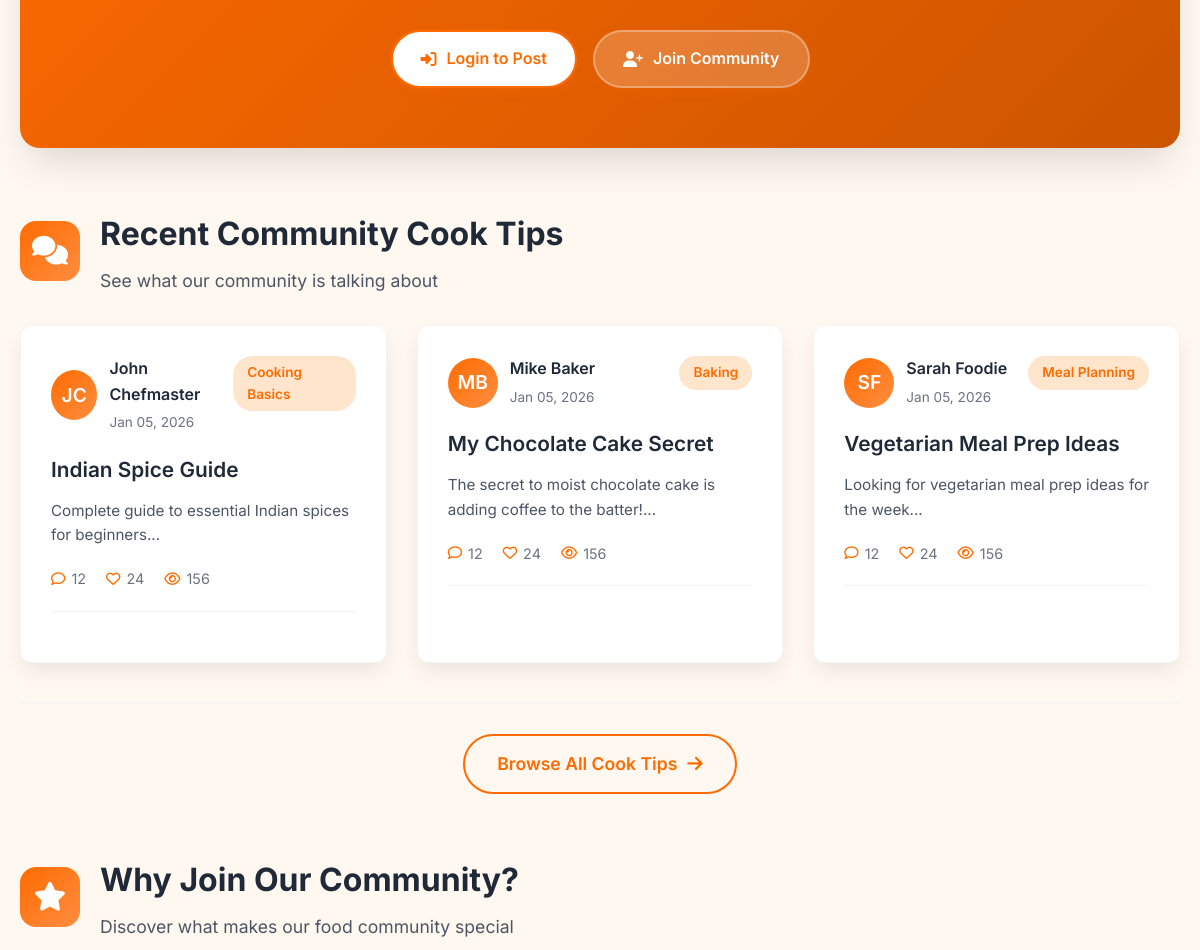
The page /cookbook.php (middle part) on the database as committed earlier.
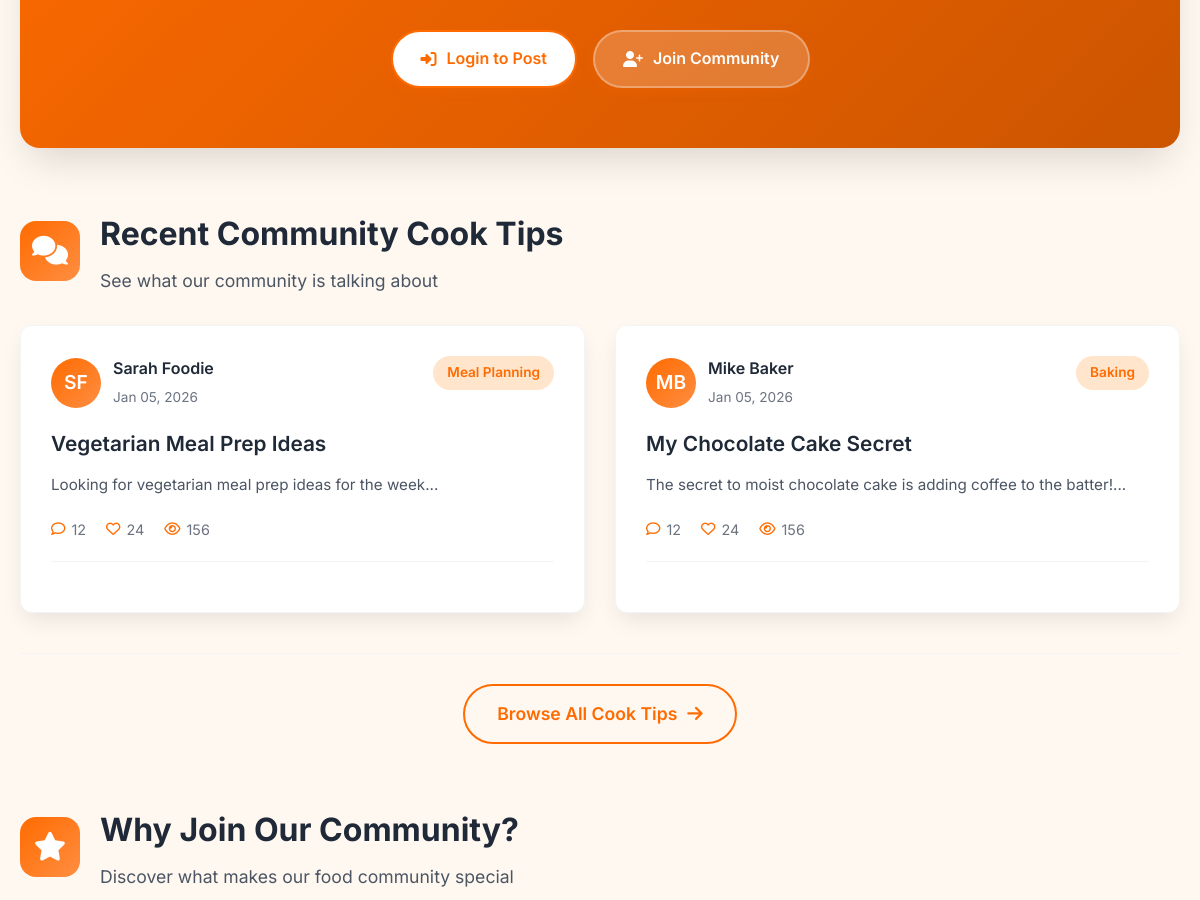
The same page on the database as committed later.
### tables this page shows
CREATE TABLE `community_posts` (
  `id` int(11) NOT NULL,
  `user_id` int(11) NOT NULL,
  `title` varchar(200) NOT NULL,
  `content` text NOT NULL,
  `category` varchar(50) DEFAULT NULL,
  `post_type` enum('recipe','tip','question','review') DEFAULT NULL,
  `likes` int(11) DEFAULT 0,
  `comments` int(11) DEFAULT 0,
  `created_at` timestamp NOT NULL DEFAULT current_timestamp(),
  `updated_at` timestamp NOT NULL DEFAULT current_timestamp() ON UPDATE current_timestamp()
);

CREATE TABLE `users` (
  `id` int(11) NOT NULL,
  `first_name` varchar(50) NOT NULL,
  `last_name` varchar(50) NOT NULL,
  `email` varchar(100) NOT NULL,
  `password` varchar(255) NOT NULL,
  `bio` text DEFAULT NULL,
  `failed_attempts` int(11) DEFAULT 0,
  `locked_until` datetime DEFAULT NULL,
  `is_admin` tinyint(1) DEFAULT 0,
  `created_at` timestamp NOT NULL DEFAULT current_timestamp(),
  `updated_at` timestamp NOT NULL DEFAULT current_timestamp() ON UPDATE current_timestamp()
);

### cookbook.php (the view, shortened to what the changed rows need)
<?php
include 'includes/header.php';
$database = new Database();
$db = $database->getConnection();
$posts_query = "SELECT cp.*, u.first_name, u.last_name
                FROM community_posts cp
                JOIN users u ON cp.user_id = u.id
                ORDER BY cp.created_at DESC
                LIMIT 3";
$posts_stmt = $db->query($posts_query);
$recent_posts = $posts_stmt->fetchAll(PDO::FETCH_ASSOC);
?>
<div class="container main-content">
    <div class="community-page">
        <div class="community-main">
            <section class="discussions-section">
                <div class="section-header">
                    <div>
                        <h2>Recent Community Cook Tips</h2>
                    </div>
                </div>
                <div class="discussions-grid">
                    <?php if (!empty($recent_posts)): ?>
                        <?php foreach ($recent_posts as $index => $post): ?>
                            <div class="discussion-card" style="animation-delay: <?php echo $index * 0.1; ?>s;">
                                <div class="card-header">
                                    <div class="author-info">
                                        <div class="author-avatar">
                                            <?php
                                            $first = substr($post['first_name'], 0, 1);
                                            $last = substr($post['last_name'], 0, 1);
                                            $initials = strtoupper($first . $last);
                                            ?>
                                            <span><?php echo htmlspecialchars($initials); ?></span>
                                        </div>
                                        <div class="author-details">
                                            <h4><?php echo htmlspecialchars($post['first_name'] . ' ' . $post['last_name']); ?></h4>
                                            <span class="post-time"><?php echo date('M d, Y', strtotime($post['created_at'])); ?></span>
                                        </div>
                                    </div>
                                    <span class="category-badge">
                                        <?php echo ($post['category'] == 'tip') ? 'Cook Tip' : htmlspecialchars(ucfirst($post['category'])); ?>
                                    </span>
                                </div>
                                <h3 class="post-title"><?php echo htmlspecialchars($post['title']); ?></h3>
                                <p class="post-excerpt"><?php echo htmlspecialchars(substr($post['content'], 0, 120)); ?>...</p>
                                <div class="post-stats">
                                    <span class="stat"><i class="far fa-comment"></i> 12</span>
                                    <span class="stat"><i class="far fa-heart"></i> 24</span>
                                    <span class="stat"><i class="far fa-eye"></i> 156</span>
                                </div>
                            </div>
                        <?php endforeach; ?>
                    <?php endif; ?>
                </div>
            </section>
            <section class="features-section">
                <div class="section-header">
                    <div>
                        <h2>Why Join Our Community?</h2>
                    </div>
                </div>
            </section>
        </div>
    </div>
</div>

Rows that differ between the two databases and show on the page:
removed community_posts: user.last_name "JC", user.last_name "John Chefmaster", created_at "Jan 05, 2026", category "Cooking Basics", title "Indian Spice Guide", content "Complete guide to essential Indian spices for beginners"
changed community_posts "Vegetarian Meal Prep Ideas": moves up the list
